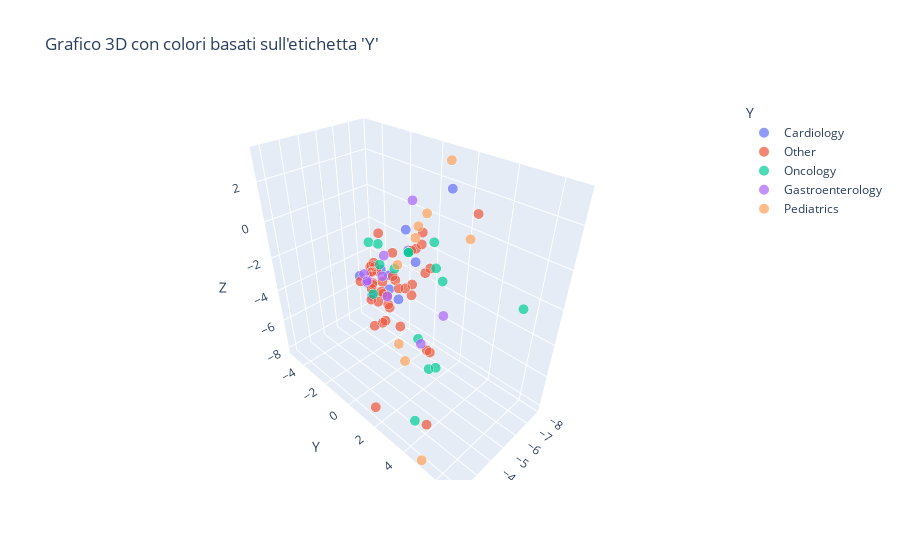

Notebook code for this chart:
### Code cell
dimensione_punti = 1000  # Diminuire per avere punti più piccoli
fig = px.scatter_3d(
    df,
    x='x',
    y='y',
    z='z',
    color='Y',  # Colora i punti in base alla colonna 'Y'
    title="Grafico 3D con colori basati sull'etichetta 'Y'",
    labels={'x': 'Asse X', 'y': 'Asse Y', 'z': 'Asse Z'},
    size=[dimensione_punti] * len(x_coords),  # Dimensione uniforme
    size_max=10,  # Dimensione massima dei punti
    opacity=0.7  # Controlla la trasparenza dei punti
)

# Riduci la dimensione del testo
fig.update_traces(textfont=dict(size=8))  # Riduci la dimensione delle etichette di testo

# Regola i limiti degli assi per evitare compressione
fig.update_layout(
    scene=dict(
        xaxis=dict(title='X', range=[min(x_coords), max(x_coords)]),
        yaxis=dict(title='Y', range=[min(y_coords), max(y_coords)]),
        zaxis=dict(title='Z', range=[min(z_coords), max(z_coords)]),
    )
)

# Mostra il grafico interattivo
fig.show()

### Figure 1 — Plotly figure (JSON) as saved in the notebook; plotly's stock layout.template omitted (floating-point values rounded to 4 significant figures)
{"data": [{"hovertemplate": "Y=Cardiology<br>Asse X=%{x}<br>Asse Y=%{y}<br>Asse Z=%{z}<br>size=%{marker.size}<extra></extra>", "legendgroup": "Cardiology", "marker": {"color": "#636efa", "opacity": 0.7, "size": [1000, 1000, 1000, 1000, 1000, 1000, 1000, 1000, 1000, 1000, 1000], "sizemode": "area", "sizeref": 10, "symbol": "circle"}, "mode": "markers", "name": "Cardiology", "scene": "scene", "showlegend": true, "textfont": {"size": 8}, "type": "scatter3d", "x": [-6.812, -3.975, -4.194, -4.437, -2.867, -2.366, -5.465, -3.791, -3.159, -4.346, -6.786], "y": [-4.017, 1.222, 0.3857, 1.816, -0.06718, 1.102, 0.1968, 0.834, 1.018, 1.466, 1.698], "z": [-6.338, -2.395, -2.359, -0.3583, -1.204, -0.7897, 0.2069, -1.186, -0.5143, 0.1124, 2.217]}, {"hovertemplate": "Y=Other<br>Asse X=%{x}<br>Asse Y=%{y}<br>Asse Z=%{z}<br>size=%{marker.size}<extra></extra>", "legendgroup": "Other", "marker": {"color": "#EF553B", "opacity": 0.7, "size": [1000, 1000, 1000, 1000, 1000, 1000, 1000, 1000, 1000, 1000, 1000, 1000, 1000, 1000, 1000, 1000, 1000, 1000, 1000, 1000, 1000, 1000, 1000, 1000, 1000, 1000, 1000, 1000, 1000, 1000, 1000, 1000, 1000, 1000, 1000, 1000, 1000, 1000, 1000, 1000, 1000, 1000], "sizemode": "area", "sizeref": 10, "symbol": "circle"}, "mode": "markers", "name": "Other", "scene": "scene", "showlegend": true, "textfont": {"size": 8}, "type": "scatter3d", "x": [-5.088, -3.268, -5.2, -8.015, -1.774, -2.404, -4.051, -2.557, -4.299, -2.788, -4.981, -2.862, -2.704, -2.951, -3.762, -3.442, -3.035, -4.415, -2.626, -2.622, -4.336, -3.995, -2.553, -2.569, -4.507, -4.037, -4.444, -4.633, -4.016, -2.913, -2.858, -3.352, -3.294, -3.405, -3.558, -3.744, -3.923, -3.661, -2.726, -2.637, -5.32, -6.064], "y": [-1.857, 3.664, 0.8106, -5.362, 5.118, 1.095, 2.992, 1.143, 0.9073, 1.501, 1.312, 1.112, 2.005, 4.11, 1.257, 2.189, 1.561, -0.02075, 1.255, 1.704, 2.242, -0.7125, 2.794, 1.061, 2.326, 1.982, -0.2299, -0.7497, 0.833, 0.6285, -0.03094, 0.3259, 0.2194, 0.4669, 0.5533, 1.127, 2.122, 0.4423, 0.9217, 1.056, 1.376, 3.65], "z": [-6.4, -3.445, -0.5226, -6.631, -5.71, -8.479, 0.02856, -0.9263, -2.104, -1.337, -0.1294, -1.994, -1.747, -3.065, -1.219, -1.044, -1.999, -3.055, -0.02521, -0.5534, 0.7159, -3.423, -2.217, -1.184, -0.7079, -1.805, -4.739, -0.01904, -0.1348, -0.4387, -1.473, -0.5625, -1.087, -0.944, -2.091, -1.071, -1.112, -4.027, -0.1538, -0.3517, 0.5598, 1.959]}, {"hovertemplate": "Y=Oncology<br>Asse X=%{x}<br>Asse Y=%{y}<br>Asse Z=%{z}<br>size=%{marker.size}<extra></extra>", "legendgroup": "Oncology", "marker": {"color": "#00cc96", "opacity": 0.7, "size": [1000, 1000, 1000, 1000, 1000, 1000, 1000, 1000, 1000, 1000, 1000, 1000, 1000, 1000, 1000], "sizemode": "area", "sizeref": 10, "symbol": "circle"}, "mode": "markers", "name": "Oncology", "scene": "scene", "showlegend": true, "textfont": {"size": 8}, "type": "scatter3d", "x": [-4.729, -3.077, -1.993, -4.186, -3.612, -3.777, -4.824, -4.401, -4.658, -4.167, -5.892, -2.818, -3.092, -3.306, -4.438], "y": [1.101, 1.047, 4.241, 3.563, -0.2414, 0.1836, 2.484, 1.425, 0.2654, 3.205, -2.806, 4.575, 3.301, 3.781, 7.116], "z": [-0.2984, -0.2162, -6.421, -0.3901, 0.1215, 0.1423, 0.7156, -0.03271, -1.492, 0.07974, -5.122, -3.521, -2.912, -4.503, 0.009187]}, {"hovertemplate": "Y=Gastroenterology<br>Asse X=%{x}<br>Asse Y=%{y}<br>Asse Z=%{z}<br>size=%{marker.size}<extra></extra>", "legendgroup": "Gastroenterology", "marker": {"color": "#ab63fa", "opacity": 0.7, "size": [1000, 1000, 1000, 1000, 1000, 1000, 1000, 1000, 1000], "sizemode": "area", "sizeref": 10, "symbol": "circle"}, "mode": "markers", "name": "Gastroenterology", "scene": "scene", "showlegend": true, "textfont": {"size": 8}, "type": "scatter3d", "x": [-2.493, -3.034, -3.387, -2.974, -2.88, -4.383, -3.601, -3.304, -6.787], "y": [0.705, 1.23, 4.356, 0.3188, 3.662, 0.02534, 0.7408, -0.1374, -0.6775], "z": [-0.574, -0.6937, -1.257, -1.312, -2.833, -3.059, -0.1333, -1.751, 0.9334]}, {"hovertemplate": "Y=Pediatrics<br>Asse X=%{x}<br>Asse Y=%{y}<br>Asse Z=%{z}<br>size=%{marker.size}<extra></extra>", "legendgroup": "Pediatrics", "marker": {"color": "#FFA15A", "opacity": 0.7, "size": [1000, 1000, 1000, 1000, 1000, 1000, 1000, 1000, 1000], "sizemode": "area", "sizeref": 10, "symbol": "circle"}, "mode": "markers", "name": "Pediatrics", "scene": "scene", "showlegend": true, "textfont": {"size": 8}, "type": "scatter3d", "x": [-5.263, -6.441, -4.376, -1.547, -5.024, -5.131, -2.799, -3.136, -4.847], "y": [1.646, 1.832, 0.7601, 5.11, 1.392, 1.126, 2.438, 2.477, 4.258], "z": [1.578, 3.572, -0.935, -7.944, 0.9749, 0.278, -3.565, -4.79, 1.537]}], "layout": {"legend": {"itemsizing": "constant", "title": {"text": "Y"}, "tracegroupgap": 0}, "scene": {"domain": {"x": [0, 1], "y": [0, 1]}, "xaxis": {"range": [-8.015, -1.547], "title": {"text": "X"}}, "yaxis": {"range": [-5.362, 7.116], "title": {"text": "Y"}}, "zaxis": {"range": [-8.479, 3.572], "title": {"text": "Z"}}}, "title": {"text": "Grafico 3D con colori basati sull'etichetta 'Y'"}}}
